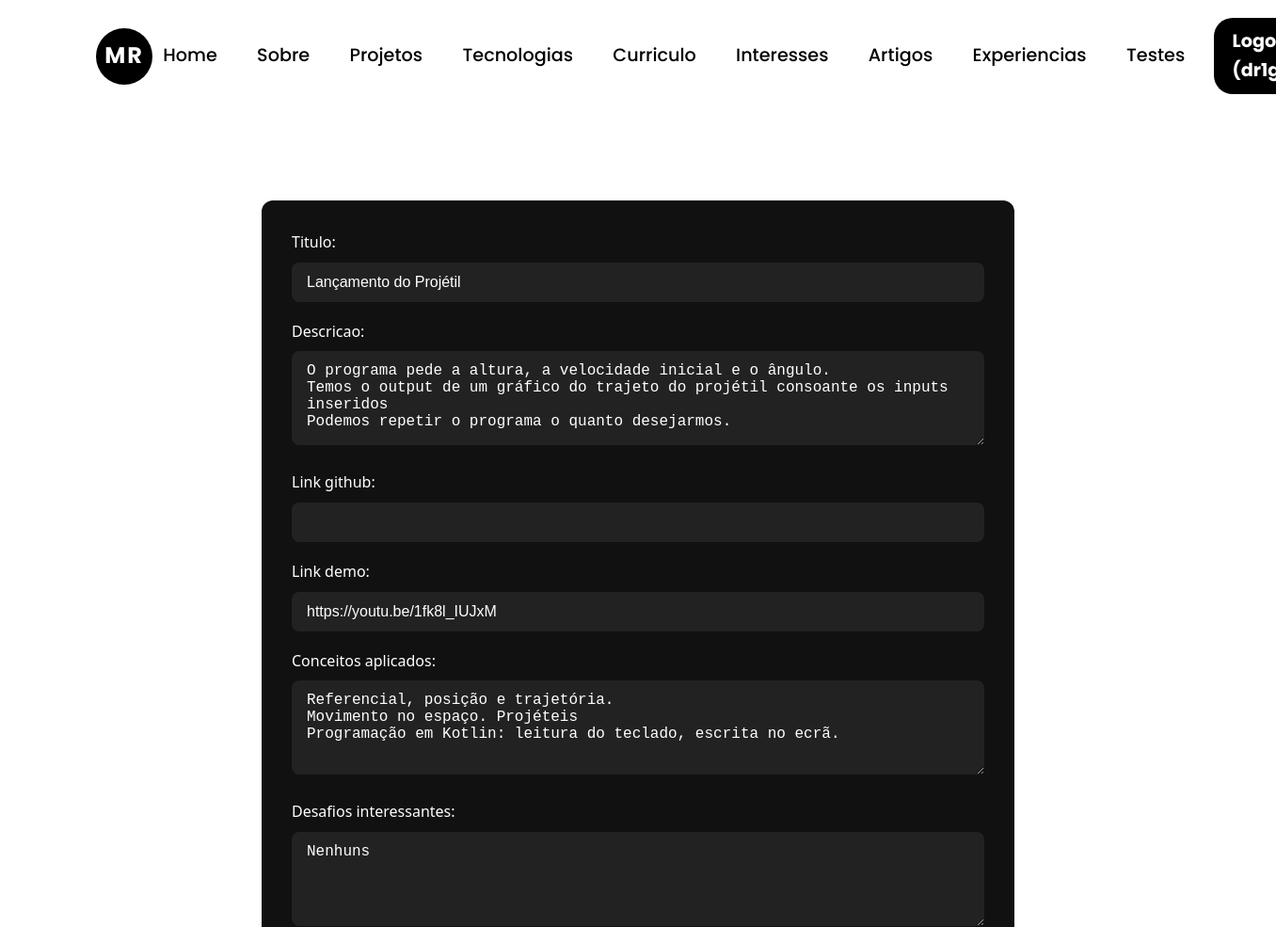
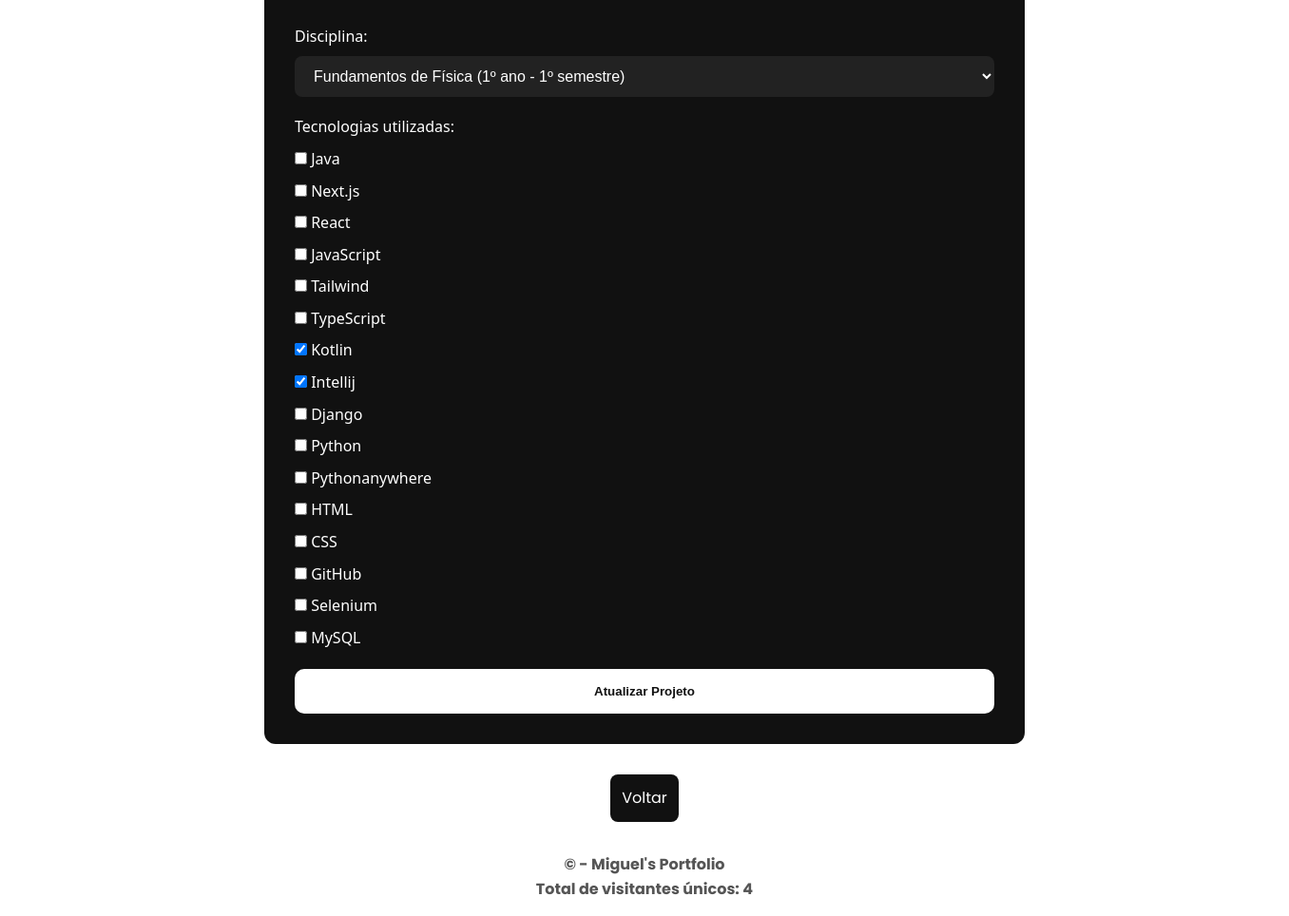
Screenshot of /portfolio/projetos/5/editar/ (signed in) with the database file from the repository (2 pictures, top to bottom).
### portfolio/models.py (models this page shows, shortened)
class Projeto(models.Model):
    titulo = models.CharField(max_length=200)
    descricao = models.TextField()
    link_github = models.URLField(blank=True, null=True)
    link_demo = models.URLField(blank=True, null=True)
    conceitos_aplicados = models.TextField()
    desafios_interessantes = models.TextField()
    disciplina = models.ForeignKey(Disciplina, on_delete=models.CASCADE, related_name='projetos')
    tecnologias_utilizadas = models.ManyToManyField(Tecnologia, related_name='projetos_associados')

### portfolio/views.py (the view)
# urls.py: path('projetos/<int:pk>/editar/', views.editar_projeto, name='editar_projeto'),
@user_passes_test(is_superuser, login_url='portfolio:login')
def editar_projeto(request, pk):
    projeto = get_object_or_404(Projeto, pk=pk)
    form = ProjetoForm(request.POST or None, instance=projeto)
    if form.is_valid():
        form.save()
        return redirect('portfolio:projetos')
    return render(request, 'portfolio/formulario_projeto.html', {
        'form': form,
        'projeto': projeto
    })

### portfolio/forms.py
class ProjetoForm(forms.ModelForm):
    class Meta:
        model = Projeto
        fields = [
            'titulo',
            'descricao',
            'link_github',
            'link_demo',
            'conceitos_aplicados',
            'desafios_interessantes',
            'disciplina',
            'tecnologias_utilizadas',
        ]
        widgets = {
            'descricao': forms.Textarea(attrs={'rows': 4}),
            'conceitos_aplicados': forms.Textarea(attrs={'rows': 3}),
            'desafios_interessantes': forms.Textarea(attrs={'rows': 3}),
            'tecnologias_utilizadas': forms.CheckboxSelectMultiple()
        }

### portfolio/context_processors.py (called while the page is built)
def total_visitantes(request):
    return {
        'total_visitantes': Visitante.objects.count()
    }

### portfolio/models.py (called while the page is built)
    def __str__(self):
        return f"{self.nome} ({self.ano}º ano - {self.semestre}º semestre)"

    def __str__(self):
        return self.nome

### portfolio/views.py (called while the page is built)
def is_superuser(user):
    return user.is_authenticated and user.is_superuser

### portfolio/templates/portfolio/formulario_projeto.html (shortened to what this page needs)
{% extends 'portfolio/base.html' %}
{% block main %}
  <h2>{{ form.instance.pk|yesno:"Editar Projeto,Criar Projeto" }}</h2>
  <form method="post" enctype="multipart/form-data">
    {{ form.as_p }}
    <button type="submit">{{ form.instance.pk|yesno:"Atualizar Projeto,Criar Projeto" }}</button>
  </form>
  <a href="{% url 'portfolio:projetos' %}" class="back-button">Voltar</a>
{% endblock %}

### portfolio/templates/portfolio/base.html (shortened to what this page needs)
{% load static %}
<!DOCTYPE html>
<html lang="pt">
<head>
    <link rel="stylesheet" href="https://cdnjs.cloudflare.com/ajax/libs/font-awesome/5.15.4/css/all.min.css">
</head>
<body>
    <div class="container">
        <header>
            <h1>MR</h1>
            <nav>
                <a href="{% url 'portfolio:index' %}">Home</a>
                <a href="{% url 'portfolio:sobre' %}">Sobre</a>
                <a href="{% url 'portfolio:projetos' %}">Projetos</a>
                <a href="{% url 'portfolio:tecnologias' %}">Tecnologias</a>
                <a href="{% url 'portfolio:curriculo' %}">Curriculo</a>
                <a href="{% url 'portfolio:interesses' %}">Interesses</a>
                <a href="{% url 'portfolio:artigos' %}">Artigos</a>
                <a href="{% url 'portfolio:experiencias' %}">Experiencias</a>
                <a href="{% url 'portfolio:testes' %}">Testes</a>
                {% if user.is_authenticated %}
                    <a href="{% url 'portfolio:logout' %}" class="login-btn">Logout ({{ user.username }})</a>
                {% else %}
                    <a href="{% url 'portfolio:login' %}" class="login-btn">Login</a>
                {% endif %}
            </nav>
        </header>
        <main>
            {% block main %} {% endblock %}
        </main>
        <footer>
            <p>&copy; {{ data }} - Miguel's Portfolio</p>
            <p>Total de visitantes únicos: {{ total_visitantes }}</p>
        </footer>
    </div>
</body>
</html>

### portfolio/templates/portfolio/base.html (style rules this page uses)
* { margin: 0; padding: 0; box-sizing: border-box; }
body { font-family: 'Poppins', sans-serif; background-color: #fff; color: #111; line-height: 1.6; overflow-x: hidden; }
.container { max-width: 1200px; margin: 0 auto; padding: 0 1.5rem; }
header { background-color: #ffffff; color: #000; padding: 1.2rem 0; display: flex; justify-content: space-between; align-items: center; position: relative; }
header h1 { font-size: 1.5rem; font-weight: bold; letter-spacing: 2px; color: #fff; background-color: #000; padding: 1rem; border-radius: 50%; width: 60px; height: 60px; display: flex; align-items: center; justify-content: center; }
nav { display: flex; gap: 20px; margin-left: auto; align-items: center; }
nav a { position: relative; color: #000; text-decoration: none; font-weight: 500; font-size: 1.2rem; padding: 0.2rem 0.7rem; border-radius: 20px; transition: background-color 0.3s ease, color 0.3s ease; }
.login-btn { background-color: #000; color: #fff !important; padding: 0.6rem 1.2rem; border-radius: 20px; font-weight: bold; font-size: 1.2rem; text-decoration: none; transition: background-color 0.3s ease; }
main { padding: 1rem 0; }
footer { color: #555; text-align: center; padding: 1rem; }
footer p { font-size: 1rem; font-weight: bold; }

### portfolio/templates/portfolio/formulario_projeto.html (style rules this page uses)
form { max-width: 800px; margin: 2rem auto; background-color: #111; padding: 2rem; border-radius: 12px; box-shadow: 0 0 20px rgba(255, 255, 255, 0.05); color: #fff; font-family: 'Segoe UI', sans-serif; }
h2 { text-align: center; color: #fff; margin-bottom: 1.5rem; font-size: 1.8rem; }
label { display: block; margin-bottom: 0.5rem; font-weight: 500; }
input[type="text"], input[type="url"], input[type="file"], textarea, select { width: 100%; padding: 0.75rem 1rem; margin-bottom: 1.2rem; border: none; border-radius: 8px; background-color: #222; color: #fff; font-size: 1rem; box-sizing: border-box; }
textarea { resize: vertical; min-height: 100px; }
button[type="submit"] { margin: 20px 0 0 0; display: block; width: 100%; padding: 1rem; background-color: #fff; color: #111; font-weight: bold; border: none; border-radius: 10px; cursor: pointer; transition: background 0.3s ease; }
a.back-button { display: block; text-align: center; margin: 1rem auto 0 auto; background-color: #111; color: #fff; padding: 0.75rem; border-radius: 8px; text-decoration: none; width: fit-content; transition: background 0.3s ease, color 0.3s ease; }

### rows the page displays
Projeto: titulo "Lançamento do Projétil", descricao "O programa pede a altura, a velocidade inicial e o ângulo. Temos o output de um gráfico do trajeto do projétil consoante os inputs inseridos Podemos repetir o programa o quanto desejarmos.", link_demo "https://youtu.be/1fk8l_IUJxM", conceitos_aplicados "Referencial, posição e trajetória. Movimento no espaço. Projéteis Programação em Kotlin: leitura do teclado, escrita no ecrã.", desafios_interessantes "Nenhuns", disciplina "Fundamentos de Física (1º ano - 1º semestre)", instance.pk "Atualizar Projeto"

### other values shown
{{ total_visitantes }} "4"
